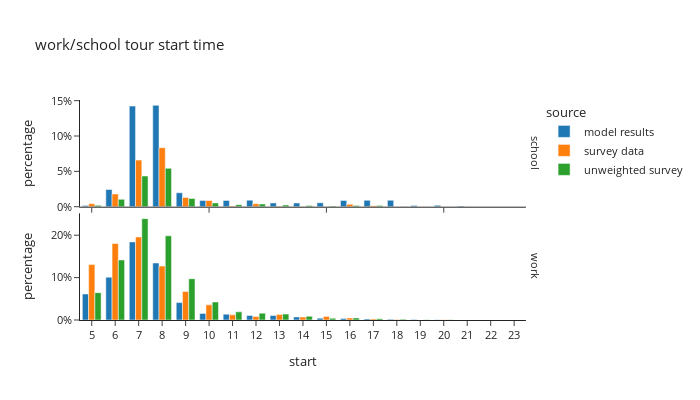

The cell this chart's notebook holds for it:
### Code cell
df_plot = ws_tour_data.groupby(['source','tour_type','start'])[['trip_weight_2017_2019']].sum().reset_index()
df_plot['percentage'] = df_plot.groupby(['source'], group_keys=False)['trip_weight_2017_2019']. \
    apply(lambda x: x / float(x.sum()))

fig = px.bar(df_plot, x="start", y="percentage", color="source",barmode="group", template="simple_white",
             facet_row='tour_type',
             # color_discrete_sequence=config['psrc_color'],
             title="work/school tour start time")
fig.for_each_annotation(lambda a: a.update(text = a.text.split("=")[-1]))
fig.update_layout(height=400, width=700, font=dict(size=11), yaxis1=dict(tickformat=".0%"), yaxis2=dict(tickformat=".0%", matches=None), xaxis=dict(dtick="1"))
fig.show()

### Figure 1 — Plotly figure (JSON) as saved in the notebook; plotly's stock layout.template omitted (floating-point values rounded to 4 significant figures)
{"data": [{"alignmentgroup": "True", "hovertemplate": "source=model results<br>tour_type=school<br>start=%{x}<br>percentage=%{y}<extra></extra>", "legendgroup": "model results", "marker": {"color": "#1F77B4", "pattern": {"shape": ""}}, "name": "model results", "offsetgroup": "model results", "orientation": "v", "showlegend": true, "textposition": "auto", "type": "bar", "x": [5.0, 6.0, 7.0, 8.0, 9.0, 10.0, 11.0, 12.0, 13.0, 14.0, 15.0, 16.0, 17.0, 18.0, 19.0, 20.0, 21.0, 22.0, 23.0], "xaxis": "x2", "y": [0.001541, 0.02424, 0.1423, 0.1434, 0.01971, 0.0089, 0.008907, 0.009266, 0.005319, 0.005266, 0.005596, 0.008923, 0.009022, 0.009083, 0.001563, 0.001928, 0.000864, 2.618e-05, 5.917e-05], "yaxis": "y2"}, {"alignmentgroup": "True", "hovertemplate": "source=model results<br>tour_type=work<br>start=%{x}<br>percentage=%{y}<extra></extra>", "legendgroup": "model results", "marker": {"color": "#1F77B4", "pattern": {"shape": ""}}, "name": "model results", "offsetgroup": "model results", "orientation": "v", "showlegend": false, "textposition": "auto", "type": "bar", "x": [5.0, 6.0, 7.0, 8.0, 9.0, 10.0, 11.0, 12.0, 13.0, 14.0, 15.0, 16.0, 17.0, 18.0, 19.0, 20.0, 21.0, 22.0, 23.0], "xaxis": "x", "y": [0.06132, 0.1011, 0.1842, 0.1344, 0.0411, 0.01557, 0.01368, 0.01055, 0.01063, 0.007361, 0.004351, 0.003753, 0.002592, 0.001719, 0.000976, 0.0005922, 0.0001786, 2.147e-05, 1.519e-05], "yaxis": "y"}, {"alignmentgroup": "True", "hovertemplate": "source=survey data<br>tour_type=school<br>start=%{x}<br>percentage=%{y}<extra></extra>", "legendgroup": "survey data", "marker": {"color": "#FF7F0E", "pattern": {"shape": ""}}, "name": "survey data", "offsetgroup": "survey data", "orientation": "v", "showlegend": true, "textposition": "auto", "type": "bar", "x": [5.0, 6.0, 7.0, 8.0, 9.0, 10.0, 11.0, 12.0, 13.0, 14.0, 15.0, 16.0, 17.0, 18.0], "xaxis": "x2", "y": [0.004221, 0.01795, 0.06588, 0.08352, 0.01302, 0.008676, 0.0009547, 0.004238, 0.0005263, 0.0002221, 0.0001019, 0.003362, 0.001499, 7.309e-05], "yaxis": "y2"}, {"alignmentgroup": "True", "hovertemplate": "source=survey data<br>tour_type=work<br>start=%{x}<br>percentage=%{y}<extra></extra>", "legendgroup": "survey data", "marker": {"color": "#FF7F0E", "pattern": {"shape": ""}}, "name": "survey data", "offsetgroup": "survey data", "orientation": "v", "showlegend": false, "textposition": "auto", "type": "bar", "x": [5.0, 6.0, 7.0, 8.0, 9.0, 10.0, 11.0, 12.0, 13.0, 14.0, 15.0, 16.0, 17.0, 18.0, 19.0, 20.0], "xaxis": "x", "y": [0.1306, 0.1805, 0.1959, 0.1271, 0.0673, 0.03571, 0.01236, 0.008359, 0.0129, 0.006864, 0.008515, 0.004939, 0.002464, 0.001171, 0.000243, 0.0007654], "yaxis": "y"}, {"alignmentgroup": "True", "hovertemplate": "source=unweighted survey<br>tour_type=school<br>start=%{x}<br>percentage=%{y}<extra></extra>", "legendgroup": "unweighted survey", "marker": {"color": "#2CA02C", "pattern": {"shape": ""}}, "name": "unweighted survey", "offsetgroup": "unweighted survey", "orientation": "v", "showlegend": true, "textposition": "auto", "type": "bar", "x": [5.0, 6.0, 7.0, 8.0, 9.0, 10.0, 11.0, 12.0, 13.0, 14.0, 15.0, 16.0, 17.0, 18.0], "xaxis": "x2", "y": [0.001987, 0.01039, 0.04341, 0.05426, 0.01162, 0.00535, 0.002904, 0.003821, 0.002446, 0.001681, 0.0009172, 0.001834, 0.001834, 0.0004586], "yaxis": "y2"}, {"alignmentgroup": "True", "hovertemplate": "source=unweighted survey<br>tour_type=work<br>start=%{x}<br>percentage=%{y}<extra></extra>", "legendgroup": "unweighted survey", "marker": {"color": "#2CA02C", "pattern": {"shape": ""}}, "name": "unweighted survey", "offsetgroup": "unweighted survey", "orientation": "v", "showlegend": false, "textposition": "auto", "type": "bar", "x": [5.0, 6.0, 7.0, 8.0, 9.0, 10.0, 11.0, 12.0, 13.0, 14.0, 15.0, 16.0, 17.0, 18.0, 19.0, 20.0], "xaxis": "x", "y": [0.06451, 0.1415, 0.2391, 0.1986, 0.09737, 0.04249, 0.01926, 0.01605, 0.01391, 0.008713, 0.00428, 0.004891, 0.00321, 0.001987, 0.0006114, 0.0006114], "yaxis": "y"}], "layout": {"annotations": [{"font": {}, "showarrow": false, "text": "work", "textangle": 90, "x": 0.98, "xanchor": "left", "xref": "paper", "y": 0.2425, "yanchor": "middle", "yref": "paper"}, {"font": {}, "showarrow": false, "text": "school", "textangle": 90, "x": 0.98, "xanchor": "left", "xref": "paper", "y": 0.7575, "yanchor": "middle", "yref": "paper"}], "barmode": "group", "font": {"size": 11}, "height": 400, "legend": {"title": {"text": "source"}, "tracegroupgap": 0}, "title": {"text": "work/school tour start time"}, "width": 700, "xaxis": {"anchor": "y", "domain": [0.0, 0.98], "dtick": "1", "title": {"text": "start"}}, "xaxis2": {"anchor": "y2", "domain": [0.0, 0.98], "matches": "x", "showticklabels": false}, "yaxis": {"anchor": "x", "domain": [0.0, 0.485], "tickformat": ".0%", "title": {"text": "percentage"}}, "yaxis2": {"anchor": "x2", "domain": [0.515, 1.0], "tickformat": ".0%", "title": {"text": "percentage"}}}}
